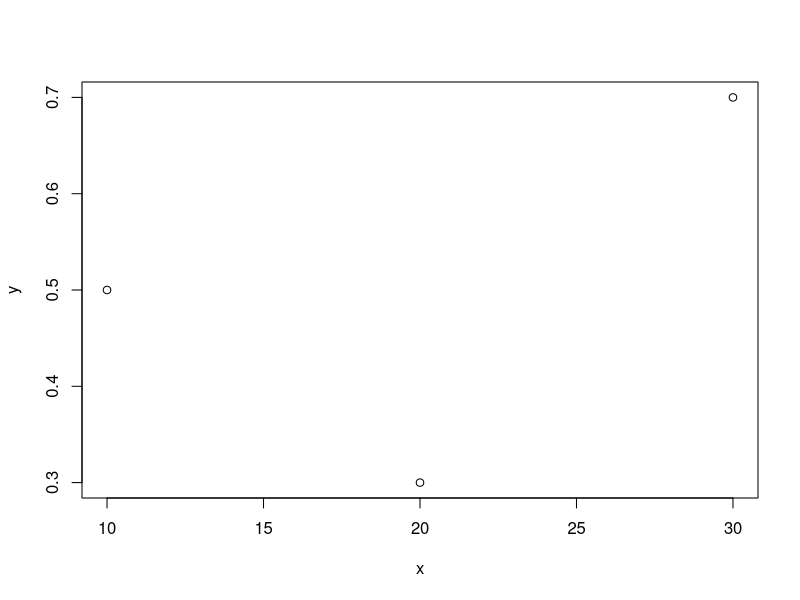

Generate this figure with R:
## ---- chunk 1
x=c(10,20,30)
y=c(0.5,0.3,0.7)
plot(x,y)
